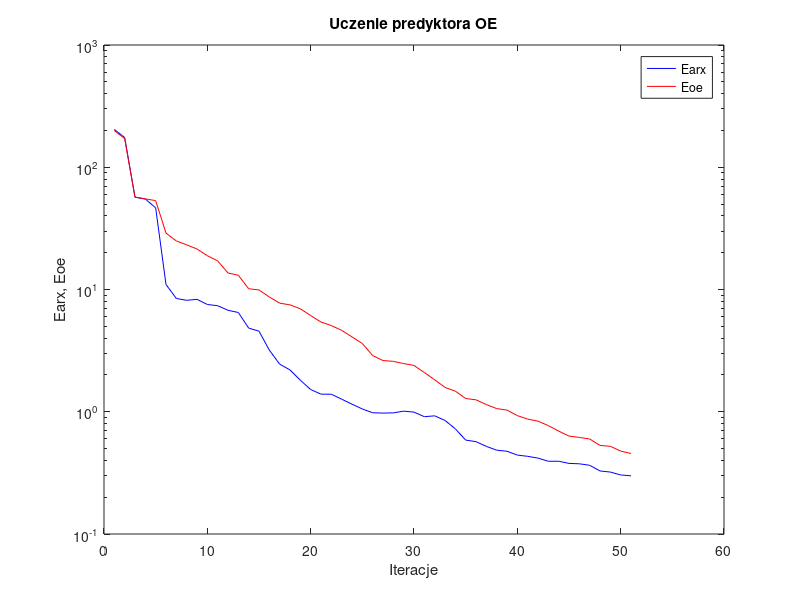
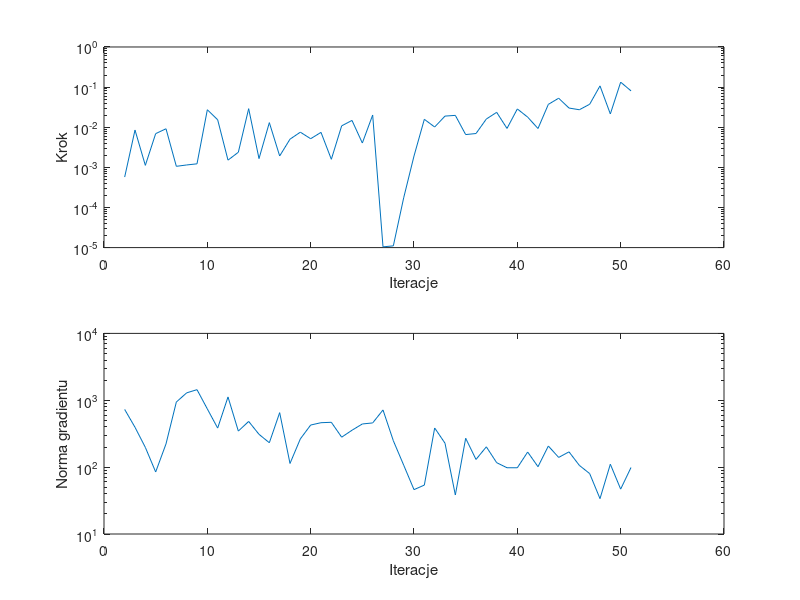

Source code (MATLAB) for these figures, in order:
%uczenie predyktora oe
clear all;
n=0; farx(n+1)=2.038366e+002; foe(n+1)=1.996039e+002; wspucz(n+1)=0.000000e+000; ng(n+1)=0.000000e+000;
%odnowa zmiennej metryki
n=1; farx(n+1)=1.750805e+002; foe(n+1)=1.715240e+002; krok(n+1)=5.723719e-004; ng(n+1)=7.290915e+002;
n=2; farx(n+1)=5.683957e+001; foe(n+1)=5.703357e+001; krok(n+1)=8.510569e-003; ng(n+1)=3.944304e+002;
n=3; farx(n+1)=5.495378e+001; foe(n+1)=5.513239e+001; krok(n+1)=1.120856e-003; ng(n+1)=1.975245e+002;
n=4; farx(n+1)=4.654094e+001; foe(n+1)=5.336076e+001; krok(n+1)=6.920879e-003; ng(n+1)=8.460745e+001;
n=5; farx(n+1)=1.098401e+001; foe(n+1)=2.892569e+001; krok(n+1)=9.152723e-003; ng(n+1)=2.225274e+002;
n=6; farx(n+1)=8.448263e+000; foe(n+1)=2.495353e+001; krok(n+1)=1.060828e-003; ng(n+1)=9.405434e+002;
n=7; farx(n+1)=8.158188e+000; foe(n+1)=2.318361e+001; krok(n+1)=1.146661e-003; ng(n+1)=1.290831e+003;
n=8; farx(n+1)=8.309636e+000; foe(n+1)=2.145062e+001; krok(n+1)=1.224233e-003; ng(n+1)=1.440392e+003;
n=9; farx(n+1)=7.541729e+000; foe(n+1)=1.889612e+001; krok(n+1)=2.729179e-002; ng(n+1)=7.418927e+002;
n=10; farx(n+1)=7.367802e+000; foe(n+1)=1.713902e+001; krok(n+1)=1.533559e-002; ng(n+1)=3.837182e+002;
n=11; farx(n+1)=6.759878e+000; foe(n+1)=1.364618e+001; krok(n+1)=1.512907e-003; ng(n+1)=1.121070e+003;
n=12; farx(n+1)=6.484962e+000; foe(n+1)=1.308284e+001; krok(n+1)=2.378319e-003; ng(n+1)=3.460189e+002;
n=13; farx(n+1)=4.834510e+000; foe(n+1)=1.014257e+001; krok(n+1)=2.900728e-002; ng(n+1)=4.825189e+002;
n=14; farx(n+1)=4.561863e+000; foe(n+1)=9.917156e+000; krok(n+1)=1.651908e-003; ng(n+1)=3.095595e+002;
n=15; farx(n+1)=3.191997e+000; foe(n+1)=8.683112e+000; krok(n+1)=1.302239e-002; ng(n+1)=2.315955e+002;
n=16; farx(n+1)=2.451133e+000; foe(n+1)=7.732890e+000; krok(n+1)=1.920058e-003; ng(n+1)=6.529602e+002;
n=17; farx(n+1)=2.197882e+000; foe(n+1)=7.487335e+000; krok(n+1)=5.038654e-003; ng(n+1)=1.134268e+002;
n=18; farx(n+1)=1.811808e+000; foe(n+1)=6.955891e+000; krok(n+1)=7.525650e-003; ng(n+1)=2.643876e+002;
n=19; farx(n+1)=1.519300e+000; foe(n+1)=6.119140e+000; krok(n+1)=5.172508e-003; ng(n+1)=4.260822e+002;
n=20; farx(n+1)=1.393008e+000; foe(n+1)=5.422611e+000; krok(n+1)=7.444102e-003; ng(n+1)=4.617590e+002;
n=21; farx(n+1)=1.390774e+000; foe(n+1)=5.067700e+000; krok(n+1)=1.587460e-003; ng(n+1)=4.682971e+002;
n=22; farx(n+1)=1.267592e+000; foe(n+1)=4.633253e+000; krok(n+1)=1.082825e-002; ng(n+1)=2.805541e+002;
n=23; farx(n+1)=1.153040e+000; foe(n+1)=4.095298e+000; krok(n+1)=1.477175e-002; ng(n+1)=3.561291e+002;
n=24; farx(n+1)=1.053909e+000; foe(n+1)=3.617129e+000; krok(n+1)=4.038010e-003; ng(n+1)=4.420900e+002;
n=25; farx(n+1)=9.815941e-001; foe(n+1)=2.878850e+000; krok(n+1)=2.015462e-002; ng(n+1)=4.582395e+002;
%odnowa zmiennej metryki
n=26; farx(n+1)=9.752373e-001; foe(n+1)=2.622826e+000; krok(n+1)=1.044207e-005; ng(n+1)=7.160270e+002;
n=27; farx(n+1)=9.791219e-001; foe(n+1)=2.584403e+000; krok(n+1)=1.104522e-005; ng(n+1)=2.481742e+002;
n=28; farx(n+1)=1.011688e+000; foe(n+1)=2.478154e+000; krok(n+1)=1.736749e-004; ng(n+1)=1.072092e+002;
n=29; farx(n+1)=9.931052e-001; foe(n+1)=2.393134e+000; krok(n+1)=1.916949e-003; ng(n+1)=4.607150e+001;
n=30; farx(n+1)=9.113076e-001; foe(n+1)=2.093243e+000; krok(n+1)=1.574999e-002; ng(n+1)=5.388442e+001;
n=31; farx(n+1)=9.259226e-001; foe(n+1)=1.826314e+000; krok(n+1)=1.012568e-002; ng(n+1)=3.851409e+002;
n=32; farx(n+1)=8.496762e-001; foe(n+1)=1.581615e+000; krok(n+1)=1.894771e-002; ng(n+1)=2.279293e+002;
n=33; farx(n+1)=7.247420e-001; foe(n+1)=1.473981e+000; krok(n+1)=1.974372e-002; ng(n+1)=3.832142e+001;
n=34; farx(n+1)=5.865171e-001; foe(n+1)=1.283405e+000; krok(n+1)=6.555717e-003; ng(n+1)=2.702039e+002;
n=35; farx(n+1)=5.693218e-001; foe(n+1)=1.252006e+000; krok(n+1)=6.970444e-003; ng(n+1)=1.302814e+002;
n=36; farx(n+1)=5.209115e-001; foe(n+1)=1.145292e+000; krok(n+1)=1.600986e-002; ng(n+1)=2.012398e+002;
n=37; farx(n+1)=4.848249e-001; foe(n+1)=1.061482e+000; krok(n+1)=2.351648e-002; ng(n+1)=1.165675e+002;
n=38; farx(n+1)=4.750899e-001; foe(n+1)=1.031805e+000; krok(n+1)=9.328627e-003; ng(n+1)=9.791327e+001;
n=39; farx(n+1)=4.421328e-001; foe(n+1)=9.301782e-001; krok(n+1)=2.857938e-002; ng(n+1)=9.785375e+001;
n=40; farx(n+1)=4.318937e-001; foe(n+1)=8.708235e-001; krok(n+1)=1.785858e-002; ng(n+1)=1.682951e+002;
n=41; farx(n+1)=4.175312e-001; foe(n+1)=8.378358e-001; krok(n+1)=9.289554e-003; ng(n+1)=1.014605e+002;
n=42; farx(n+1)=3.934771e-001; foe(n+1)=7.701001e-001; krok(n+1)=3.712452e-002; ng(n+1)=2.069331e+002;
n=43; farx(n+1)=3.937439e-001; foe(n+1)=6.945483e-001; krok(n+1)=5.286105e-002; ng(n+1)=1.396740e+002;
n=44; farx(n+1)=3.780149e-001; foe(n+1)=6.323801e-001; krok(n+1)=3.006802e-002; ng(n+1)=1.692878e+002;
n=45; farx(n+1)=3.752401e-001; foe(n+1)=6.167047e-001; krok(n+1)=2.727640e-002; ng(n+1)=1.062696e+002;
n=46; farx(n+1)=3.649628e-001; foe(n+1)=5.985246e-001; krok(n+1)=3.735290e-002; ng(n+1)=8.006331e+001;
n=47; farx(n+1)=3.279472e-001; foe(n+1)=5.304182e-001; krok(n+1)=1.072012e-001; ng(n+1)=3.379334e+001;
n=48; farx(n+1)=3.210979e-001; foe(n+1)=5.215961e-001; krok(n+1)=2.142359e-002; ng(n+1)=1.106095e+002;
n=49; farx(n+1)=3.042048e-001; foe(n+1)=4.767569e-001; krok(n+1)=1.328156e-001; ng(n+1)=4.689481e+001;
n=50; farx(n+1)=2.992235e-001; foe(n+1)=4.553267e-001; krok(n+1)=8.061847e-002; ng(n+1)=9.875189e+001;

figure; semilogy(farx,'b'); hold on; semilogy(foe,'r'); xlabel('Iteracje'); ylabel('Earx, Eoe'); legend('Earx','Eoe'); title('Uczenie predyktora OE');
figure; subplot(2,1,1); semilogy(krok); xlabel('Iteracje'); ylabel('Krok');
subplot(2,1,2); semilogy(ng); xlabel('Iteracje'); ylabel('Norma gradientu');
Earx=farx(n+1)
Eoe=foe(n+1)
